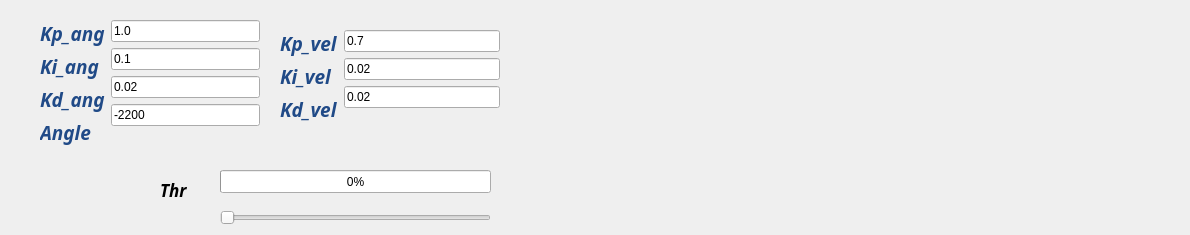
   <widget class="QWidget" name="tab_3">
    <attribute name="title">
     <string>TwoPid</string>
    </attribute>
    <widget class="QLabel" name="lbl_image_3">
     <property name="geometry">
      <rect>
       <x>520</x>
       <y>0</y>
       <width>661</width>
       <height>201</height>
      </rect>
     </property>
     <property name="text">
      <string/>
     </property>
    </widget>
    <widget class="QWidget" name="layoutWidget_2">
     <property name="geometry">
      <rect>
       <x>40</x>
       <y>20</y>
       <width>220</width>
       <height>130</height>
      </rect>
     </property>
     <layout class="QFormLayout" name="formLayout_2">
      <item row="0" column="0">
       <layout class="QVBoxLayout" name="verticalLayout_3">
        <item>
         <widget class="QLabel" name="label_8">
          <property name="palette">
           <palette>
            <active>
             <colorrole role="WindowText">
              <brush brushstyle="SolidPattern">
               <color alpha="255">
                <red>32</red>
                <green>74</green>
                <blue>135</blue>
               </color>
              </brush>
             </colorrole>
            </active>
            <inactive>
             <colorrole role="WindowText">
              <brush brushstyle="SolidPattern">
               <color alpha="255">
                <red>32</red>
                <green>74</green>
                <blue>135</blue>
               </color>
              </brush>
             </colorrole>
            </inactive>
            <disabled>
             <colorrole role="WindowText">
              <brush brushstyle="SolidPattern">
               <color alpha="255">
                <red>190</red>
                <green>190</green>
                <blue>190</blue>
               </color>
              </brush>
             </colorrole>
            </disabled>
           </palette>
          </property>
          <property name="font">
           <font>
            <family>Yrsa</family>
            <pointsize>14</pointsize>
            <weight>75</weight>
            <italic>true</italic>
            <bold>true</bold>
           </font>
          </property>
          <property name="text">
           <string>Kp_ang</string>
          </property>
         </widget>
        </item>
        <item>
         <widget class="QLabel" name="label_9">
          <property name="palette">
           <palette>
            <active>
             <colorrole role="WindowText">
              <brush brushstyle="SolidPattern">
               <color alpha="255">
                <red>32</red>
                <green>74</green>
                <blue>135</blue>
               </color>
              </brush>
             </colorrole>
            </active>
            <inactive>
             <colorrole role="WindowText">
              <brush brushstyle="SolidPattern">
               <color alpha="255">
                <red>32</red>
                <green>74</green>
                <blue>135</blue>
               </color>
              </brush>
             </colorrole>
            </inactive>
            <disabled>
             <colorrole role="WindowText">
              <brush brushstyle="SolidPattern">
               <color alpha="255">
                <red>190</red>
                <green>190</green>
                <blue>190</blue>
               </color>
              </brush>
             </colorrole>
            </disabled>
           </palette>
          </property>
          <property name="font">
           <font>
            <family>Yrsa</family>
            <pointsize>14</pointsize>
            <weight>75</weight>
            <italic>true</italic>
            <bold>true</bold>
           </font>
          </property>
          <property name="text">
           <string>Ki_ang</string>
          </property>
         </widget>
        </item>
        <item>
         <widget class="QLabel" name="label_10">
          <property name="palette">
           <palette>
            <active>
             <colorrole role="WindowText">
              <brush brushstyle="SolidPattern">
               <color alpha="255">
                <red>32</red>
                <green>74</green>
                <blue>135</blue>
               </color>
              </brush>
             </colorrole>
            </active>
            <inactive>
             <colorrole role="WindowText">
              <brush brushstyle="SolidPattern">
               <color alpha="255">
                <red>32</red>
                <green>74</green>
                <blue>135</blue>
               </color>
              </brush>
             </colorrole>
            </inactive>
            <disabled>
             <colorrole role="WindowText">
              <brush brushstyle="SolidPattern">
               <color alpha="255">
                <red>190</red>
                <green>190</green>
                <blue>190</blue>
               </color>
              </brush>
             </colorrole>
            </disabled>
           </palette>
          </property>
          <property name="font">
           <font>
            <family>Yrsa</family>
            <pointsize>14</pointsize>
            <weight>75</weight>
            <italic>true</italic>
            <bold>true</bold>
           </font>
          </property>
          <property name="text">
           <string>Kd_ang</string>
          </property>
         </widget>
        </item>
        <item>
         <widget class="QLabel" name="label_11">
          <property name="palette">
           <palette>
            <active>
             <colorrole role="WindowText">
              <brush brushstyle="SolidPattern">
               <color alpha="255">
                <red>32</red>
                <green>74</green>
                <blue>135</blue>
               </color>
              </brush>
             </colorrole>
            </active>
            <inactive>
             <colorrole role="WindowText">
              <brush brushstyle="SolidPattern">
               <color alpha="255">
                <red>32</red>
                <green>74</green>
                <blue>135</blue>
               </color>
              </brush>
             </colorrole>
            </inactive>
            <disabled>
             <colorrole role="WindowText">
              <brush brushstyle="SolidPattern">
               <color alpha="255">
                <red>190</red>
                <green>190</green>
                <blue>190</blue>
               </color>
              </brush>
             </colorrole>
            </disabled>
           </palette>
          </property>
          <property name="font">
           <font>
            <family>Yrsa</family>
            <pointsize>14</pointsize>
            <weight>75</weight>
            <italic>true</italic>
            <bold>true</bold>
           </font>
          </property>
          <property name="text">
           <string>Angle</string>
          </property>
         </widget>
        </item>
       </layout>
      </item>
      <item row="0" column="1">
       <layout class="QVBoxLayout" name="verticalLayout_4">
        <item>
         <widget class="QLineEdit" name="lineEdit_Kp_ang">
          <property name="text">
           <string>1.0</string>
          </property>
         </widget>
        </item>
        <item>
         <widget class="QLineEdit" name="lineEdit_Ki_ang">
          <property name="text">
           <string>0.1</string>
          </property>
         </widget>
        </item>
        <item>
         <widget class="QLineEdit" name="lineEdit_Kd_ang">
          <property name="text">
           <string>0.02</string>
          </property>
         </widget>
        </item>
        <item>
         <widget class="QLineEdit" name="lineEdit_angle_2">
          <property name="text">
           <string>-2200</string>
          </property>
         </widget>
        </item>
       </layout>
      </item>
     </layout>
    </widget>
    <widget class="QWidget" name="layoutWidget_5">
     <property name="geometry">
      <rect>
       <x>280</x>
       <y>30</y>
       <width>220</width>
       <height>97</height>
      </rect>
     </property>
     <layout class="QFormLayout" name="formLayout_5">
      <item row="0" column="0">
       <layout class="QVBoxLayout" name="verticalLayout_9">
        <item>
         <widget class="QLabel" name="label_19">
          <property name="palette">
           <palette>
            <active>
             <colorrole role="WindowText">
              <brush brushstyle="SolidPattern">
               <color alpha="255">
                <red>32</red>
                <green>74</green>
                <blue>135</blue>
               </color>
              </brush>
             </colorrole>
            </active>
            <inactive>
             <colorrole role="WindowText">
              <brush brushstyle="SolidPattern">
               <color alpha="255">
                <red>32</red>
                <green>74</green>
                <blue>135</blue>
               </color>
              </brush>
             </colorrole>
            </inactive>
            <disabled>
             <colorrole role="WindowText">
              <brush brushstyle="SolidPattern">
               <color alpha="255">
                <red>190</red>
                <green>190</green>
                <blue>190</blue>
               </color>
              </brush>
             </colorrole>
            </disabled>
           </palette>
          </property>
          <property name="font">
           <font>
            <family>Yrsa</family>
            <pointsize>14</pointsize>
            <weight>75</weight>
            <italic>true</italic>
            <bold>true</bold>
           </font>
          </property>
          <property name="text">
           <string>Kp_vel</string>
          </property>
         </widget>
        </item>
        <item>
         <widget class="QLabel" name="label_20">
          <property name="palette">
           <palette>
            <active>
             <colorrole role="WindowText">
              <brush brushstyle="SolidPattern">
               <color alpha="255">
                <red>32</red>
                <green>74</green>
                <blue>135</blue>
               </color>
              </brush>
             </colorrole>
            </active>
            <inactive>
             <colorrole role="WindowText">
              <brush brushstyle="SolidPattern">
               <color alpha="255">
                <red>32</red>
                <green>74</green>
                <blue>135</blue>
               </color>
              </brush>
             </colorrole>
            </inactive>
            <disabled>
             <colorrole role="WindowText">
              <brush brushstyle="SolidPattern">
               <color alpha="255">
                <red>190</red>
                <green>190</green>
                <blue>190</blue>
               </color>
              </brush>
             </colorrole>
            </disabled>
           </palette>
          </property>
          <property name="font">
           <font>
            <family>Yrsa</family>
            <pointsize>14</pointsize>
            <weight>75</weight>
            <italic>true</italic>
            <bold>true</bold>
           </font>
          </property>
          <property name="text">
           <string>Ki_vel</string>
          </property>
         </widget>
        </item>
        <item>
         <widget class="QLabel" name="label_21">
          <property name="palette">
           <palette>
            <active>
             <colorrole role="WindowText">
              <brush brushstyle="SolidPattern">
               <color alpha="255">
                <red>32</red>
                <green>74</green>
                <blue>135</blue>
               </color>
              </brush>
             </colorrole>
            </active>
            <inactive>
             <colorrole role="WindowText">
              <brush brushstyle="SolidPattern">
               <color alpha="255">
                <red>32</red>
                <green>74</green>
                <blue>135</blue>
               </color>
              </brush>
             </colorrole>
            </inactive>
            <disabled>
             <colorrole role="WindowText">
              <brush brushstyle="SolidPattern">
               <color alpha="255">
                <red>190</red>
                <green>190</green>
                <blue>190</blue>
               </color>
              </brush>
             </colorrole>
            </disabled>
           </palette>
          </property>
          <property name="font">
           <font>
            <family>Yrsa</family>
            <pointsize>14</pointsize>
            <weight>75</weight>
            <italic>true</italic>
            <bold>true</bold>
           </font>
          </property>
          <property name="text">
           <string>Kd_vel</string>
          </property>
         </widget>
        </item>
       </layout>
      </item>
      <item row="0" column="1">
       <layout class="QVBoxLayout" name="verticalLayout_10">
        <item>
         <widget class="QLineEdit" name="lineEdit_Kp_vel">
          <property name="text">
           <string>0.7</string>
          </property>
         </widget>
        </item>
        <item>
         <widget class="QLineEdit" name="lineEdit_Ki_vel">
          <property name="text">
           <string>0.02</string>
          </property>
         </widget>
        </item>
        <item>
         <widget class="QLineEdit" name="lineEdit_Kd_vel">
          <property name="text">
           <string>0.02</string>
          </property>
         </widget>
        </item>
       </layout>
      </item>
     </layout>
    </widget>
    <widget class="QLabel" name="label_17">
     <property name="geometry">
      <rect>
       <x>160</x>
       <y>180</y>
       <width>41</width>
       <height>20</height>
      </rect>
     </property>
     <property name="font">
      <font>
       <family>Yrsa</family>
       <pointsize>13</pointsize>
       <weight>75</weight>
       <italic>true</italic>
       <bold>true</bold>
      </font>
     </property>
     <property name="text">
      <string>Thr</string>
     </property>
    </widget>
    <widget class="QSlider" name="horizontalSlider_4">
     <property name="geometry">
      <rect>
       <x>220</x>
       <y>210</y>
       <width>271</width>
       <height>16</height>
      </rect>
     </property>
     <property name="minimum">
      <number>1000</number>
     </property>
     <property name="maximum">
      <number>2000</number>
     </property>
     <property name="orientation">
      <enum>Qt::Horizontal</enum>
     </property>
    </widget>
    <widget class="QProgressBar" name="progressBar_4">
     <property name="geometry">
      <rect>
       <x>220</x>
       <y>170</y>
       <width>271</width>
       <height>23</height>
      </rect>
     </property>
     <property name="minimum">
      <number>1000</number>
     </property>
     <property name="maximum">
      <number>2000</number>
     </property>
     <property name="value">
      <number>1000</number>
     </property>
    </widget>
   </widget>
